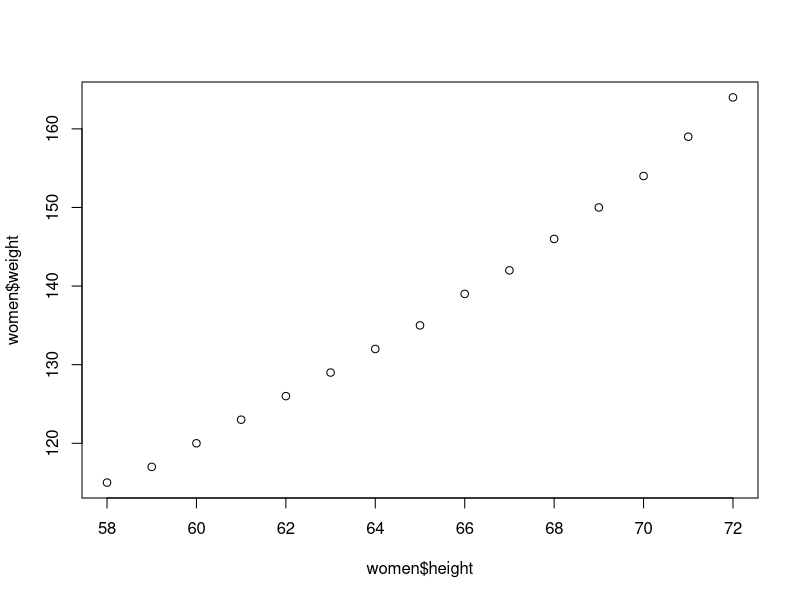
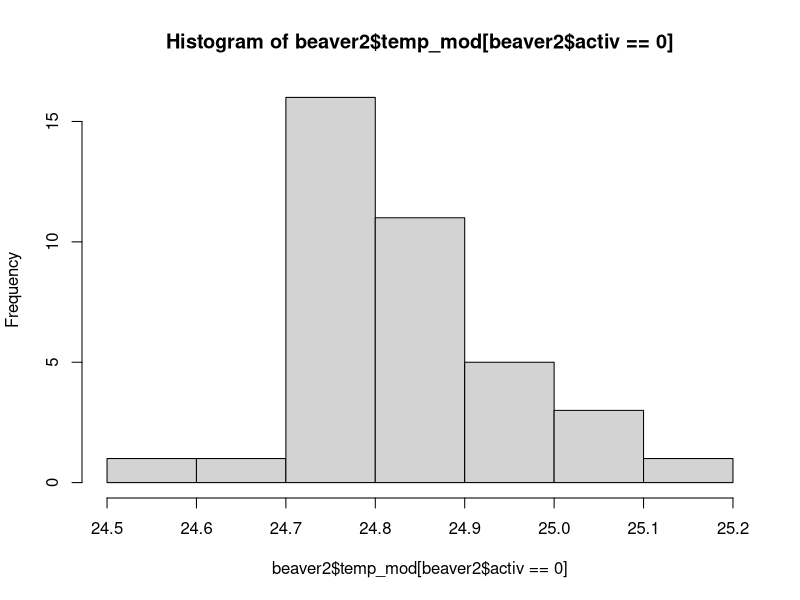
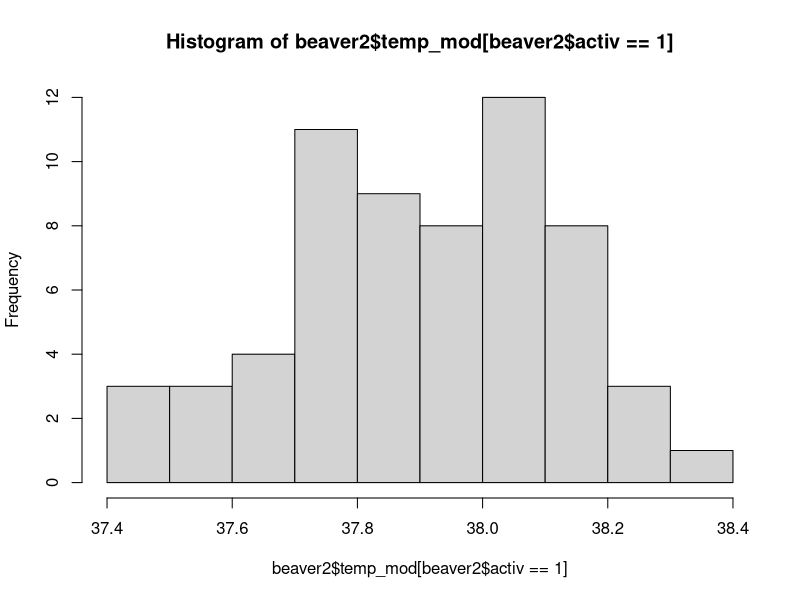

These charts were generated, in order, by the following R code: (Note: this script raises an error after producing the figures.)
## ---- chunk 1
library(car)
library(MASS)
library(rstatix)
library(datasets)

sessionInfo()  # R version and package version info
## ---- chunk 2
# Use typeof() or class() to check the objects that are part of the list test_objects
test_objects <- list(c(27, 34.5, 1.2, 100), 
                     3L,
                     c(1, 2, 3, 4),
                     c(1L, 2L, 3L, 4L),
                     TRUE,
                     c(TRUE, FALSE, TRUE, FALSE),
                     c("Hello", "there"),
                     "python string",
                     factor(c("early", "middle", "late", "late", "early")))


## ---- chunk 3
# Try out the next few functions with the numbers 4.9, 26, 2025, 10.2
# If you need more information about a function like min, try running ?min

test_vector <- c(4.9, 26, 2025, 10.2)

## ---- chunk 4

## ---- chunk 5

## ---- chunk 6
# Try out the next few functions with various columns in the iris dataset

## ---- chunk 7

## ---- chunk 8

## ---- chunk 9

## ---- chunk 10

## ---- chunk 11

## ---- chunk 12
# Try out the correlation function with the "women" dataset and check if it matches the results described later
head(women)
summary(women)

# Are the assumptions of the test met? 
plot(women$height, women$weight)
shapiro.test(women$height)
shapiro.test(women$weight)

# Run cor.test()

## ---- chunk 13
# Run cor.test() but for Spearman correlation

## ---- chunk 14
beaver2$activ <- as.factor(beaver2$activ)

# Try out the various t-tests using the "temp" and "activ" columns from the "beaver2" dataset and check if it matches the results described later


# There are two main ways of calling t.test

## ---- chunk 15
# Hint: remember you can use ?t.test to pull up the documentation for t.test

## ---- chunk 16


## ---- chunk 17
beaver2$temp_mod <- beaver2$temp
beaver2$temp_mod[beaver2$activ == 0] <- beaver2$temp[beaver2$activ == 0] ^ (8/9)
## ---- chunk 18
leveneTest(temp_mod ~ activ, data = beaver2)
## ---- chunk 19
hist(beaver2$temp_mod[beaver2$activ == 0])
hist(beaver2$temp_mod[beaver2$activ == 1])
## ---- chunk 20
t.test(temp_mod ~ activ, data = beaver2, var.equal = FALSE)
## ---- chunk 21
wilcox.test(temp ~ activ, data = beaver2)
## ---- chunk 22
# Try out the various paired t-tests using the "Prewt" and "Postwt" columns from the "anorexia" dataset and check if it matches the results described later

# Make sure the paired t-test is appropriate (differences are normally distributed)

## ---- chunk 23
anorexia$Prewt_mod <- anorexia$Prewt^(6)
anorexia$Postwt_mod <- anorexia$Postwt^(2)

# Check if data is normally distributed
shapiro.test(anorexia$Prewt_mod - anorexia$Postwt_mod)

# Wilcoxon Signed Rank Test
wilcox.test(anorexia$Prewt_mod, anorexia$Postwt_mod, paired=TRUE)
## ---- chunk 24
# Try out the next few tests using "weight" and "Diet" in the "ChickWeight" dataset

## ---- chunk 25

## ---- chunk 26

## ---- chunk 27
plot(chick_aov)  # For the first plot, we are looking for a normal distribution of variables; for the second plot, we are looking for alignment with the dotted line
## ---- chunk 28
shapiro.test(chick_aov$residuals)
leveneTest(weight ~ Diet, data = ChickWeight)
## ---- chunk 29
kruskal.test(weight ~ Diet, data = ChickWeight)
## ---- chunk 30
dunn_test(weight ~ Diet, data = ChickWeight, p.adjust.method = "bonferroni")
## ---- chunk 31
# Try out the next few tests using  the "Orange" dataset
head(Orange)
tail(Orange)
dim(Orange)
summary(Orange)

orange_aov <- anova_test(data = Orange, dv = circumference, wid = Tree, within = age)
get_anova_table(orange_aov)
## ---- chunk 32
# pairwise comparisons
pairwise_t_test(
  circumference ~ age, paired = TRUE,
  p.adjust.method = "bonferroni",
  data = Orange)
## ---- chunk 33
# Use the survey dataset for the last few tests


## ---- chunk 34


## ---- chunk 35


## ---- chunk 36


## ---- chunk 37

